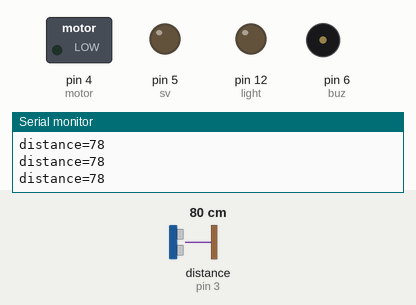
Recording of a sketch running on a simulated Arduino Uno, built with avr-gcc and run on an emulated ATmega328P. On the bench: switched loads named in the sketch (green lamp = pin HIGH), output pins drawn as LEDs (lit = HIGH), buzzer (waves = sounding, pin HIGH), the last lines printed to the serial monitor. Wiring (inferred from the names in the program): ultrasonic range finder: trigger pin 2; echo pin 3. Inputs (shaded band) come from the test bench; at power-on: distance to the obstacle (sensor on pin 3) 80 cm. The echo pulse lasts 58.3 µs per cm; pins used as bus, display or sensor lines are not drawn.

Above: at 1.8 s.
1.9 s: distance to the obstacle (sensor on pin 3) set to 19 cm
4.9 s: distance to the obstacle (sensor on pin 3) set to 14 cm
At 6.7 s:
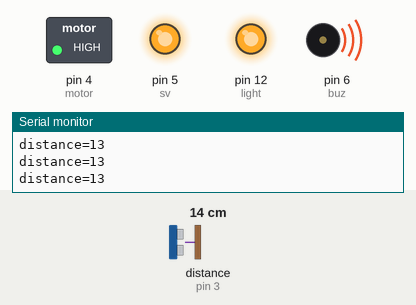
7.9 s: distance to the obstacle (sensor on pin 3) set to 18 cm
At 8.8 s:
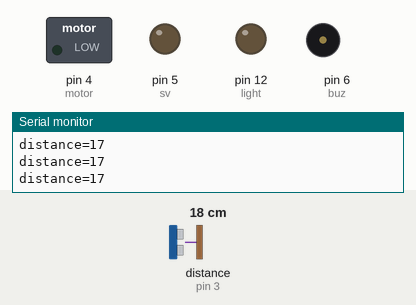
9.4 s: distance to the obstacle (sensor on pin 3) set to 2 cm
At 10.0 s:
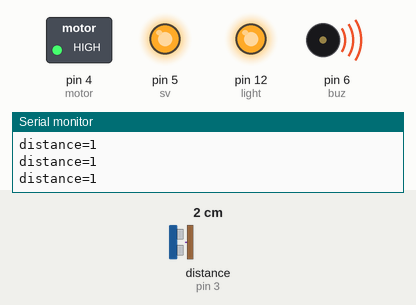
Timing chart, 0 to 13.4 s (numbered marks = the images above; inputs shaded):
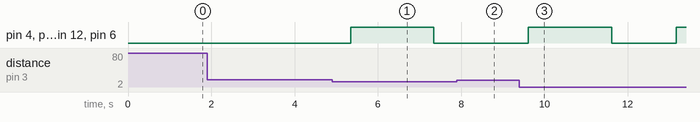

The sketch:

san2.1.ino
```cpp
#define echoPin 3
#define trigPin 2
#define motor 4
#define sv 5
#define buz 6
#define light 12
long duration;
int distance;


void setup()
{
  pinMode(trigPin, OUTPUT);
  pinMode(echoPin, INPUT);
  pinMode(motor, OUTPUT);
   pinMode(sv, OUTPUT);
  pinMode(buz, OUTPUT);
  pinMode(light, OUTPUT);
  Serial.begin(9600);
  for(int i=0;i<50;i++)
    getdistance();
  digitalWrite(motor,LOW);
  digitalWrite(buz,LOW);
}
void loop()
{
  for(int i=0;i<50;i++)
    getdistance();
  if(distance<16)
  {
    digitalWrite(motor,HIGH);
    digitalWrite(sv,HIGH);
    digitalWrite(light,HIGH);
    digitalWrite(buz,HIGH);
    delay(2000);
    digitalWrite(motor,LOW);
    digitalWrite(sv,LOW);
    digitalWrite(buz,LOW);
    digitalWrite(light,LOW);
    delay(1000);
  }
}
void getdistance()
{
  digitalWrite(trigPin, LOW);
  delayMicroseconds(2);
  digitalWrite(trigPin, HIGH);
  delayMicroseconds(10);
  digitalWrite(trigPin, LOW);

  duration = pulseIn(echoPin, HIGH);
  distance = duration * 0.034 / 2;
  Serial.print("distance=");
  Serial.println(distance);
}
```

Measured:
- the behaviour switches between 17 and 16 cm on distance to the obstacle (sensor on pin 3) (found by bisection; images 0 and 1)
- after the input at 4.9 s, pin 4 (motor), pin 5 (sv), pin 12 (light), pin 6 (buz): LOW → HIGH after 0.45 s, → LOW 2.0 s later
- after the input at 7.9 s, pin 4 (motor), pin 5 (sv), pin 12 (light), pin 6 (buz): stays LOW (without the input it goes to HIGH after 1.1 s)
- after the input at 9.4 s, pin 4 (motor), pin 5 (sv), pin 12 (light), pin 6 (buz): LOW → HIGH after 0.21 s, → LOW 2.0 s later, → HIGH 1.6 s later
